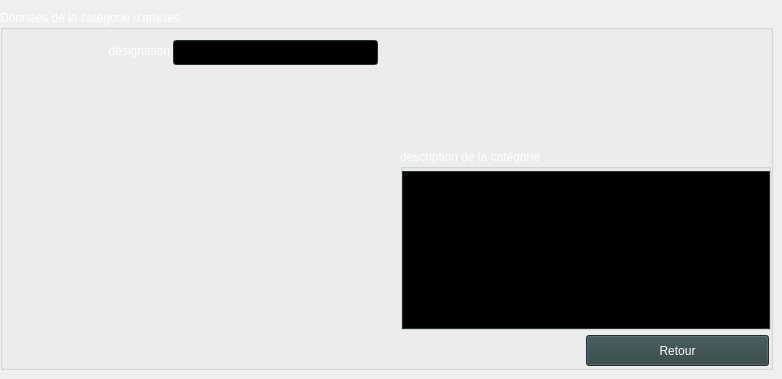
    <widget class="QWidget" name="tab_3_categories">
     <attribute name="title">
      <string>Catégorie</string>
     </attribute>
     <widget class="QGroupBox" name="groupBox_4">
      <property name="geometry">
       <rect>
        <x>0</x>
        <y>10</y>
        <width>773</width>
        <height>360</height>
       </rect>
      </property>
      <property name="palette">
       <palette>
        <active>
         <colorrole role="WindowText">
          <brush brushstyle="SolidPattern">
           <color alpha="255">
            <red>255</red>
            <green>255</green>
            <blue>255</blue>
           </color>
          </brush>
         </colorrole>
         <colorrole role="Button">
          <brush brushstyle="SolidPattern">
           <color alpha="255">
            <red>47</red>
            <green>67</green>
            <blue>67</blue>
           </color>
          </brush>
         </colorrole>
         <colorrole role="Light">
          <brush brushstyle="SolidPattern">
           <color alpha="255">
            <red>70</red>
            <green>100</green>
            <blue>100</blue>
           </color>
          </brush>
         </colorrole>
         <colorrole role="Midlight">
          <brush brushstyle="SolidPattern">
           <color alpha="255">
            <red>58</red>
            <green>83</green>
            <blue>83</blue>
           </color>
          </brush>
         </colorrole>
         <colorrole role="Dark">
          <brush brushstyle="SolidPattern">
           <color alpha="255">
            <red>23</red>
            <green>33</green>
            <blue>33</blue>
           </color>
          </brush>
         </colorrole>
         <colorrole role="Mid">
          <brush brushstyle="SolidPattern">
           <color alpha="255">
            <red>31</red>
            <green>44</green>
            <blue>44</blue>
           </color>
          </brush>
         </colorrole>
         <colorrole role="Text">
          <brush brushstyle="SolidPattern">
           <color alpha="255">
            <red>255</red>
            <green>255</green>
            <blue>255</blue>
           </color>
          </brush>
         </colorrole>
         <colorrole role="BrightText">
          <brush brushstyle="SolidPattern">
           <color alpha="255">
            <red>255</red>
            <green>255</green>
            <blue>255</blue>
           </color>
          </brush>
         </colorrole>
         <colorrole role="ButtonText">
          <brush brushstyle="SolidPattern">
           <color alpha="255">
            <red>255</red>
            <green>255</green>
            <blue>255</blue>
           </color>
          </brush>
         </colorrole>
         <colorrole role="Base">
          <brush brushstyle="SolidPattern">
           <color alpha="255">
            <red>0</red>
            <green>0</green>
            <blue>0</blue>
           </color>
          </brush>
         </colorrole>
         <colorrole role="Window">
          <brush brushstyle="SolidPattern">
           <color alpha="255">
            <red>47</red>
            <green>67</green>
            <blue>67</blue>
           </color>
          </brush>
         </colorrole>
         <colorrole role="Shadow">
          <brush brushstyle="SolidPattern">
           <color alpha="255">
            <red>0</red>
            <green>0</green>
            <blue>0</blue>
           </color>
          </brush>
         </colorrole>
         <colorrole role="AlternateBase">
          <brush brushstyle="SolidPattern">
           <color alpha="255">
            <red>23</red>
            <green>33</green>
            <blue>33</blue>
           </color>
          </brush>
         </colorrole>
         <colorrole role="ToolTipBase">
          <brush brushstyle="SolidPattern">
           <color alpha="255">
            <red>255</red>
            <green>255</green>
            <blue>220</blue>
           </color>
          </brush>
         </colorrole>
         <colorrole role="ToolTipText">
          <brush brushstyle="SolidPattern">
           <color alpha="255">
            <red>0</red>
            <green>0</green>
            <blue>0</blue>
           </color>
          </brush>
         </colorrole>
        </active>
        <inactive>
         <colorrole role="WindowText">
          <brush brushstyle="SolidPattern">
           <color alpha="255">
            <red>255</red>
            <green>255</green>
            <blue>255</blue>
           </color>
          </brush>
         </colorrole>
         <colorrole role="Button">
          <brush brushstyle="SolidPattern">
           <color alpha="255">
            <red>47</red>
            <green>67</green>
            <blue>67</blue>
           </color>
          </brush>
         </colorrole>
         <colorrole role="Light">
          <brush brushstyle="SolidPattern">
           <color alpha="255">
            <red>70</red>
            <green>100</green>
            <blue>100</blue>
           </color>
          </brush>
         </colorrole>
         <colorrole role="Midlight">
          <brush brushstyle="SolidPattern">
           <color alpha="255">
            <red>58</red>
            <green>83</green>
            <blue>83</blue>
           </color>
          </brush>
         </colorrole>
         <colorrole role="Dark">
          <brush brushstyle="SolidPattern">
           <color alpha="255">
            <red>23</red>
            <green>33</green>
            <blue>33</blue>
           </color>
          </brush>
         </colorrole>
         <colorrole role="Mid">
          <brush brushstyle="SolidPattern">
           <color alpha="255">
            <red>31</red>
            <green>44</green>
            <blue>44</blue>
           </color>
          </brush>
         </colorrole>
         <colorrole role="Text">
          <brush brushstyle="SolidPattern">
           <color alpha="255">
            <red>255</red>
            <green>255</green>
            <blue>255</blue>
           </color>
          </brush>
         </colorrole>
         <colorrole role="BrightText">
          <brush brushstyle="SolidPattern">
           <color alpha="255">
            <red>255</red>
            <green>255</green>
            <blue>255</blue>
           </color>
          </brush>
         </colorrole>
         <colorrole role="ButtonText">
          <brush brushstyle="SolidPattern">
           <color alpha="255">
            <red>255</red>
            <green>255</green>
            <blue>255</blue>
           </color>
          </brush>
         </colorrole>
         <colorrole role="Base">
          <brush brushstyle="SolidPattern">
           <color alpha="255">
            <red>0</red>
            <green>0</green>
            <blue>0</blue>
           </color>
          </brush>
         </colorrole>
         <colorrole role="Window">
          <brush brushstyle="SolidPattern">
           <color alpha="255">
            <red>47</red>
            <green>67</green>
            <blue>67</blue>
           </color>
          </brush>
         </colorrole>
         <colorrole role="Shadow">
          <brush brushstyle="SolidPattern">
           <color alpha="255">
            <red>0</red>
            <green>0</green>
            <blue>0</blue>
           </color>
          </brush>
         </colorrole>
         <colorrole role="AlternateBase">
          <brush brushstyle="SolidPattern">
           <color alpha="255">
            <red>23</red>
            <green>33</green>
            <blue>33</blue>
           </color>
          </brush>
         </colorrole>
         <colorrole role="ToolTipBase">
          <brush brushstyle="SolidPattern">
           <color alpha="255">
            <red>255</red>
            <green>255</green>
            <blue>220</blue>
           </color>
          </brush>
         </colorrole>
         <colorrole role="ToolTipText">
          <brush brushstyle="SolidPattern">
           <color alpha="255">
            <red>0</red>
            <green>0</green>
            <blue>0</blue>
           </color>
          </brush>
         </colorrole>
        </inactive>
        <disabled>
         <colorrole role="WindowText">
          <brush brushstyle="SolidPattern">
           <color alpha="255">
            <red>23</red>
            <green>33</green>
            <blue>33</blue>
           </color>
          </brush>
         </colorrole>
         <colorrole role="Button">
          <brush brushstyle="SolidPattern">
           <color alpha="255">
            <red>47</red>
            <green>67</green>
            <blue>67</blue>
           </color>
          </brush>
         </colorrole>
         <colorrole role="Light">
          <brush brushstyle="SolidPattern">
           <color alpha="255">
            <red>70</red>
            <green>100</green>
            <blue>100</blue>
           </color>
          </brush>
         </colorrole>
         <colorrole role="Midlight">
          <brush brushstyle="SolidPattern">
           <color alpha="255">
            <red>58</red>
            <green>83</green>
            <blue>83</blue>
           </color>
          </brush>
         </colorrole>
         <colorrole role="Dark">
          <brush brushstyle="SolidPattern">
           <color alpha="255">
            <red>23</red>
            <green>33</green>
            <blue>33</blue>
           </color>
          </brush>
         </colorrole>
         <colorrole role="Mid">
          <brush brushstyle="SolidPattern">
           <color alpha="255">
            <red>31</red>
            <green>44</green>
            <blue>44</blue>
           </color>
          </brush>
         </colorrole>
         <colorrole role="Text">
          <brush brushstyle="SolidPattern">
           <color alpha="255">
            <red>23</red>
            <green>33</green>
            <blue>33</blue>
           </color>
          </brush>
         </colorrole>
         <colorrole role="BrightText">
          <brush brushstyle="SolidPattern">
           <color alpha="255">
            <red>255</red>
            <green>255</green>
            <blue>255</blue>
           </color>
          </brush>
         </colorrole>
         <colorrole role="ButtonText">
          <brush brushstyle="SolidPattern">
           <color alpha="255">
            <red>23</red>
            <green>33</green>
            <blue>33</blue>
           </color>
          </brush>
         </colorrole>
         <colorrole role="Base">
          <brush brushstyle="SolidPattern">
           <color alpha="255">
            <red>47</red>
            <green>67</green>
            <blue>67</blue>
           </color>
          </brush>
         </colorrole>
         <colorrole role="Window">
          <brush brushstyle="SolidPattern">
           <color alpha="255">
            <red>47</red>
            <green>67</green>
            <blue>67</blue>
           </color>
          </brush>
         </colorrole>
         <colorrole role="Shadow">
          <brush brushstyle="SolidPattern">
           <color alpha="255">
            <red>0</red>
            <green>0</green>
            <blue>0</blue>
           </color>
          </brush>
         </colorrole>
         <colorrole role="AlternateBase">
          <brush brushstyle="SolidPattern">
           <color alpha="255">
            <red>47</red>
            <green>67</green>
            <blue>67</blue>
           </color>
          </brush>
         </colorrole>
         <colorrole role="ToolTipBase">
          <brush brushstyle="SolidPattern">
           <color alpha="255">
            <red>255</red>
            <green>255</green>
            <blue>220</blue>
           </color>
          </brush>
         </colorrole>
         <colorrole role="ToolTipText">
          <brush brushstyle="SolidPattern">
           <color alpha="255">
            <red>0</red>
            <green>0</green>
            <blue>0</blue>
           </color>
          </brush>
         </colorrole>
        </disabled>
       </palette>
      </property>
      <property name="font">
       <font>
        <weight>50</weight>
        <bold>false</bold>
       </font>
      </property>
      <property name="title">
       <string>Données de la catégorie d'articles</string>
      </property>
      <widget class="QLabel" name="label_detail_categorie_nom">
       <property name="geometry">
        <rect>
         <x>16</x>
         <y>30</y>
         <width>154</width>
         <height>21</height>
        </rect>
       </property>
       <property name="text">
        <string>désignation</string>
       </property>
       <property name="alignment">
        <set>Qt::AlignRight|Qt::AlignTrailing|Qt::AlignVCenter</set>
       </property>
      </widget>
      <widget class="YerothLineEdit" name="lineEdit_detail_categorie_nom">
       <property name="geometry">
        <rect>
         <x>173</x>
         <y>30</y>
         <width>205</width>
         <height>25</height>
        </rect>
       </property>
       <property name="font">
        <font>
         <pointsize>10</pointsize>
         <weight>50</weight>
         <bold>false</bold>
        </font>
       </property>
      </widget>
      <widget class="YerothPushButton" name="pushButton_detail_categorie_retour">
       <property name="geometry">
        <rect>
         <x>586</x>
         <y>325</y>
         <width>183</width>
         <height>31</height>
        </rect>
       </property>
       <property name="palette">
        <palette>
         <active>
          <colorrole role="WindowText">
           <brush brushstyle="SolidPattern">
            <color alpha="255">
             <red>255</red>
             <green>255</green>
             <blue>255</blue>
            </color>
           </brush>
          </colorrole>
          <colorrole role="Button">
           <brush brushstyle="SolidPattern">
            <color alpha="255">
             <red>47</red>
             <green>67</green>
             <blue>67</blue>
            </color>
           </brush>
          </colorrole>
          <colorrole role="Light">
           <brush brushstyle="SolidPattern">
            <color alpha="255">
             <red>70</red>
             <green>100</green>
             <blue>100</blue>
            </color>
           </brush>
          </colorrole>
          <colorrole role="Midlight">
           <brush brushstyle="SolidPattern">
            <color alpha="255">
             <red>58</red>
             <green>83</green>
             <blue>83</blue>
            </color>
           </brush>
          </colorrole>
          <colorrole role="Dark">
           <brush brushstyle="SolidPattern">
            <color alpha="255">
             <red>23</red>
             <green>33</green>
             <blue>33</blue>
            </color>
           </brush>
          </colorrole>
          <colorrole role="Mid">
           <brush brushstyle="SolidPattern">
            <color alpha="255">
             <red>31</red>
             <green>44</green>
             <blue>44</blue>
            </color>
           </brush>
          </colorrole>
          <colorrole role="Text">
           <brush brushstyle="SolidPattern">
            <color alpha="255">
             <red>255</red>
             <green>255</green>
             <blue>255</blue>
            </color>
           </brush>
          </colorrole>
          <colorrole role="BrightText">
           <brush brushstyle="SolidPattern">
            <color alpha="255">
             <red>255</red>
             <green>255</green>
             <blue>255</blue>
            </color>
           </brush>
          </colorrole>
          <colorrole role="ButtonText">
           <brush brushstyle="SolidPattern">
            <color alpha="255">
             <red>255</red>
             <green>255</green>
             <blue>255</blue>
            </color>
           </brush>
          </colorrole>
          <colorrole role="Base">
           <brush brushstyle="SolidPattern">
            <color alpha="255">
             <red>0</red>
             <green>0</green>
             <blue>0</blue>
            </color>
           </brush>
          </colorrole>
          <colorrole role="Window">
           <brush brushstyle="SolidPattern">
            <color alpha="255">
             <red>47</red>
             <green>67</green>
             <blue>67</blue>
            </color>
           </brush>
          </colorrole>
          <colorrole role="Shadow">
           <brush brushstyle="SolidPattern">
            <color alpha="255">
             <red>0</red>
             <green>0</green>
             <blue>0</blue>
            </color>
           </brush>
          </colorrole>
          <colorrole role="AlternateBase">
           <brush brushstyle="SolidPattern">
            <color alpha="255">
             <red>23</red>
             <green>33</green>
             <blue>33</blue>
            </color>
           </brush>
          </colorrole>
          <colorrole role="ToolTipBase">
           <brush brushstyle="SolidPattern">
            <color alpha="255">
             <red>255</red>
             <green>255</green>
             <blue>220</blue>
            </color>
           </brush>
          </colorrole>
          <colorrole role="ToolTipText">
           <brush brushstyle="SolidPattern">
            <color alpha="255">
             <red>0</red>
             <green>0</green>
             <blue>0</blue>
            </color>
           </brush>
          </colorrole>
         </active>
         <inactive>
          <colorrole role="WindowText">
           <brush brushstyle="SolidPattern">
            <color alpha="255">
             <red>255</red>
             <green>255</green>
             <blue>255</blue>
            </color>
           </brush>
          </colorrole>
          <colorrole role="Button">
           <brush brushstyle="SolidPattern">
            <color alpha="255">
             <red>47</red>
             <green>67</green>
             <blue>67</blue>
            </color>
           </brush>
          </colorrole>
          <colorrole role="Light">
           <brush brushstyle="SolidPattern">
            <color alpha="255">
             <red>70</red>
             <green>100</green>
             <blue>100</blue>
            </color>
           </brush>
          </colorrole>
          <colorrole role="Midlight">
           <brush brushstyle="SolidPattern">
            <color alpha="255">
             <red>58</red>
             <green>83</green>
             <blue>83</blue>
            </color>
           </brush>
          </colorrole>
          <colorrole role="Dark">
           <brush brushstyle="SolidPattern">
            <color alpha="255">
             <red>23</red>
             <green>33</green>
             <blue>33</blue>
            </color>
           </brush>
          </colorrole>
          <colorrole role="Mid">
           <brush brushstyle="SolidPattern">
            <color alpha="255">
             <red>31</red>
             <green>44</green>
             <blue>44</blue>
            </color>
           </brush>
          </colorrole>
          <colorrole role="Text">
           <brush brushstyle="SolidPattern">
            <color alpha="255">
             <red>255</red>
             <green>255</green>
             <blue>255</blue>
            </color>
           </brush>
          </colorrole>
          <colorrole role="BrightText">
           <brush brushstyle="SolidPattern">
            <color alpha="255">
             <red>255</red>
             <green>255</green>
             <blue>255</blue>
            </color>
           </brush>
          </colorrole>
          <colorrole role="ButtonText">
           <brush brushstyle="SolidPattern">
            <color alpha="255">
             <red>255</red>
             <green>255</green>
             <blue>255</blue>
            </color>
           </brush>
          </colorrole>
          <colorrole role="Base">
           <brush brushstyle="SolidPattern">
            <color alpha="255">
             <red>0</red>
             <green>0</green>
             <blue>0</blue>
            </color>
           </brush>
          </colorrole>
          <colorrole role="Window">
           <brush brushstyle="SolidPattern">
            <color alpha="255">
             <red>47</red>
             <green>67</green>
             <blue>67</blue>
            </color>
           </brush>
          </colorrole>
          <colorrole role="Shadow">
           <brush brushstyle="SolidPattern">
            <color alpha="255">
             <red>0</red>
             <green>0</green>
             <blue>0</blue>
            </color>
           </brush>
          </colorrole>
          <colorrole role="AlternateBase">
           <brush brushstyle="SolidPattern">
            <color alpha="255">
             <red>23</red>
             <green>33</green>
             <blue>33</blue>
            </color>
           </brush>
          </colorrole>
          <colorrole role="ToolTipBase">
           <brush brushstyle="SolidPattern">
            <color alpha="255">
             <red>255</red>
             <green>255</green>
             <blue>220</blue>
            </color>
           </brush>
          </colorrole>
          <colorrole role="ToolTipText">
           <brush brushstyle="SolidPattern">
            <color alpha="255">
             <red>0</red>
             <green>0</green>
             <blue>0</blue>
            </color>
           </brush>
          </colorrole>
         </inactive>
         <disabled>
          <colorrole role="WindowText">
           <brush brushstyle="SolidPattern">
            <color alpha="255">
             <red>23</red>
             <green>33</green>
             <blue>33</blue>
            </color>
           </brush>
          </colorrole>
          <colorrole role="Button">
           <brush brushstyle="SolidPattern">
            <color alpha="255">
             <red>47</red>
             <green>67</green>
             <blue>67</blue>
            </color>
           </brush>
          </colorrole>
          <colorrole role="Light">
           <brush brushstyle="SolidPattern">
            <color alpha="255">
             <red>70</red>
             <green>100</green>
             <blue>100</blue>
            </color>
           </brush>
          </colorrole>
          <colorrole role="Midlight">
           <brush brushstyle="SolidPattern">
            <color alpha="255">
             <red>58</red>
             <green>83</green>
             <blue>83</blue>
            </color>
           </brush>
          </colorrole>
          <colorrole role="Dark">
           <brush brushstyle="SolidPattern">
            <color alpha="255">
             <red>23</red>
             <green>33</green>
             <blue>33</blue>
            </color>
           </brush>
          </colorrole>
          <colorrole role="Mid">
           <brush brushstyle="SolidPattern">
            <color alpha="255">
             <red>31</red>
             <green>44</green>
             <blue>44</blue>
            </color>
           </brush>
          </colorrole>
          <colorrole role="Text">
           <brush brushstyle="SolidPattern">
            <color alpha="255">
             <red>23</red>
             <green>33</green>
             <blue>33</blue>
            </color>
           </brush>
          </colorrole>
          <colorrole role="BrightText">
           <brush brushstyle="SolidPattern">
            <color alpha="255">
             <red>255</red>
             <green>255</green>
             <blue>255</blue>
            </color>
           </brush>
          </colorrole>
          <colorrole role="ButtonText">
           <brush brushstyle="SolidPattern">
            <color alpha="255">
             <red>23</red>
             <green>33</green>
             <blue>33</blue>
            </color>
           </brush>
          </colorrole>
          <colorrole role="Base">
           <brush brushstyle="SolidPattern">
            <color alpha="255">
             <red>47</red>
             <green>67</green>
             <blue>67</blue>
            </color>
           </brush>
          </colorrole>
          <colorrole role="Window">
           <brush brushstyle="SolidPattern">
            <color alpha="255">
             <red>47</red>
             <green>67</green>
             <blue>67</blue>
            </color>
           </brush>
          </colorrole>
          <colorrole role="Shadow">
           <brush brushstyle="SolidPattern">
            <color alpha="255">
             <red>0</red>
             <green>0</green>
             <blue>0</blue>
            </color>
           </brush>
          </colorrole>
          <colorrole role="AlternateBase">
           <brush brushstyle="SolidPattern">
            <color alpha="255">
             <red>47</red>
             <green>67</green>
             <blue>67</blue>
            </color>
           </brush>
          </colorrole>
          <colorrole role="ToolTipBase">
           <brush brushstyle="SolidPattern">
            <color alpha="255">
             <red>255</red>
             <green>255</green>
             <blue>220</blue>
            </color>
           </brush>
          </colorrole>
          <colorrole role="ToolTipText">
           <brush brushstyle="SolidPattern">
            <color alpha="255">
             <red>0</red>
             <green>0</green>
             <blue>0</blue>
            </color>
           </brush>
          </colorrole>
         </disabled>
        </palette>
       </property>
       <property name="font">
        <font>
         <weight>50</weight>
         <bold>false</bold>
        </font>
       </property>
       <property name="text">
        <string>Retour</string>
       </property>
      </widget>
      <widget class="QGroupBox" name="groupBox_9">
       <property name="geometry">
        <rect>
         <x>400</x>
         <y>139</y>
         <width>371</width>
         <height>181</height>
        </rect>
       </property>
       <property name="font">
        <font>
         <weight>50</weight>
         <italic>false</italic>
         <bold>false</bold>
        </font>
       </property>
       <property name="title">
        <string>description de la catégorie</string>
       </property>
       <widget class="YerothTextEdit" name="textEdit_detail_categorie_description">
        <property name="geometry">
         <rect>
          <x>2</x>
          <y>22</y>
          <width>368</width>
          <height>158</height>
         </rect>
        </property>
        <property name="font">
         <font>
          <pointsize>10</pointsize>
         </font>
        </property>
       </widget>
      </widget>
     </widget>
    </widget>
